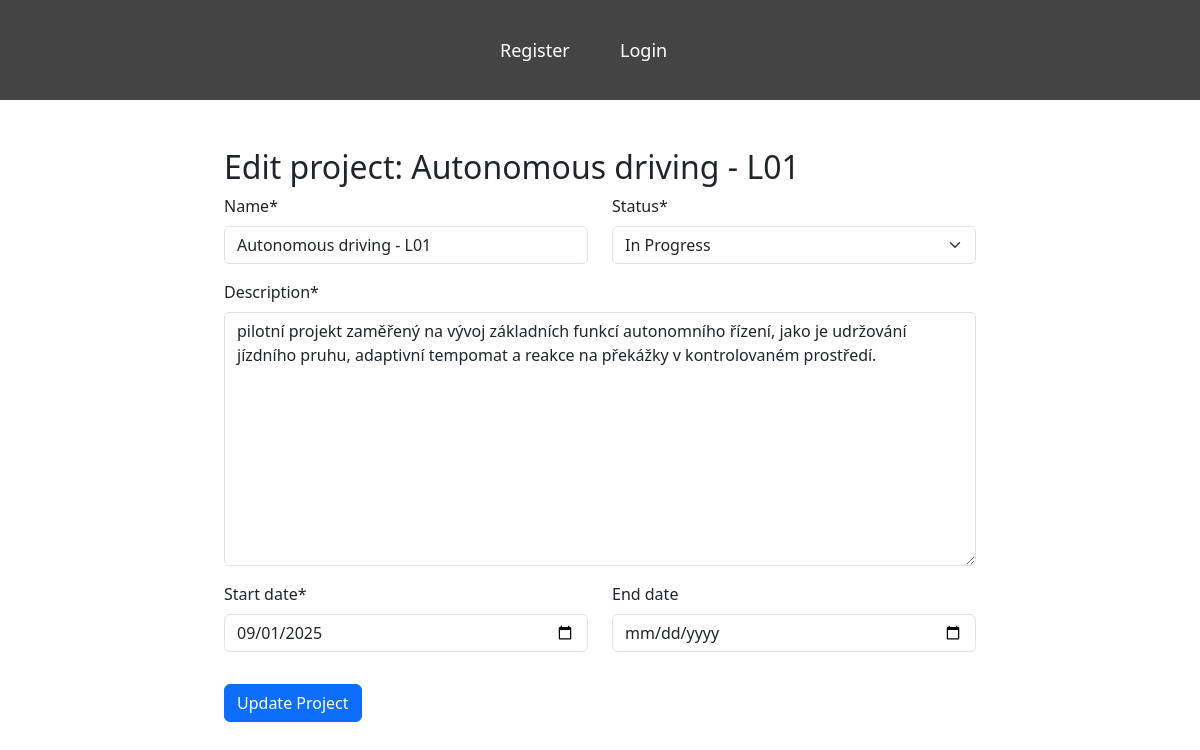
The page /projects/edit/1/ on the database its author committed.
### projects/models.py (models this page shows, shortened)
class Project(models.Model):
    STATUS_CHOICES = [
        ('planned', 'Planned'),
        ('in_progress', 'In Progress'),
        ('completed', 'Completed'),
    ]
    name = models.CharField(max_length=100)
    description = models.TextField()
    start_date = models.DateField()
    end_date = models.DateField(null=True, blank=True)
    status = models.CharField(max_length=50, choices=STATUS_CHOICES, default='planned')
    assigned_to = models.ForeignKey(settings.AUTH_USER_MODEL, on_delete=models.SET_NULL, null=True, blank=True, related_name="projects")

### projects/views.py (the view)
# urls.py: path('edit/<int:project_id>/', views.edit_project, name='edit_project'),  # Edit project route
def edit_project(request, project_id):
    project = Project.objects.get(id=project_id)
    if request.method == 'POST':
        form = EditProjectForm(request.POST, instance=project)
        if form.is_valid():
            form.save()
            return redirect('project_detail', project_id=project.id)
    else:
        form = EditProjectForm(instance=project)
    return render(request, 'projects/edit_project.html', {'form': form, 'edit_project': project})

### projects/templates/projects/edit_project.html (shortened to what this page needs)
{% extends "base.html" %}
{% load crispy_forms_tags %}
{% block content %}
<div class="container mt-4">
  <h2>Edit project: {{ edit_project.name }}</h2>
  <form method="post">
    {% crispy form %}
  </form>
</div>
{% endblock %}

### _static/styles.css (style rules this page uses)
body { box-sizing: border-box; margin: 0; font-family: Poppins, Helvetica, sans-serif; background: #fafafa; }

### rows shown on the page
Project: name "Autonomous driving - L01", status "In Progress", description "pilotní projekt zaměřený na vývoj základních funkcí autonomního řízení, jako je udržování jízdního pruhu, adaptivní tempomat a reakce na překážky v kontrolovaném prostředí.", start_date "09/01/2025"
